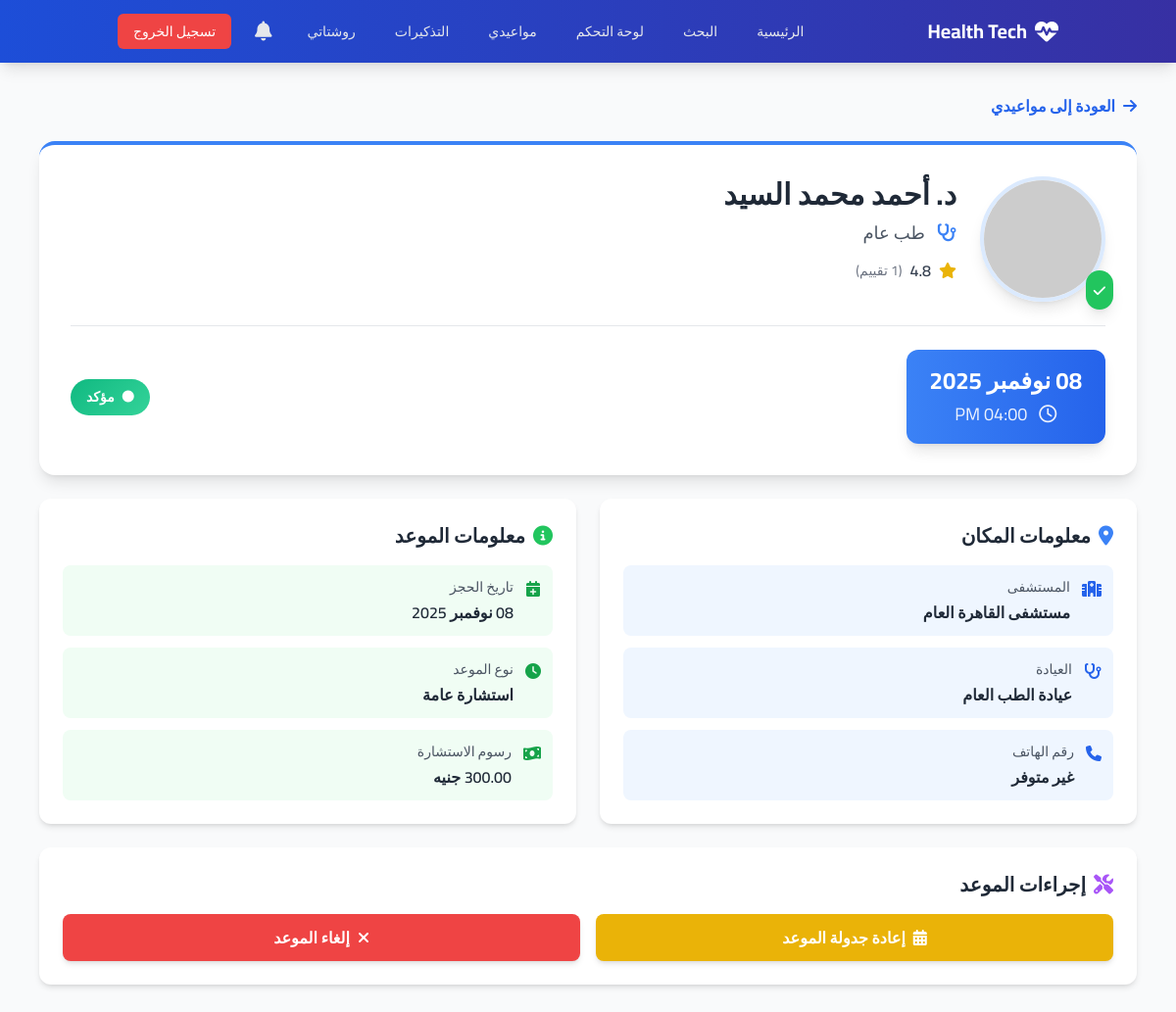
The app's page /appointment-details.php?id=77 (signed in) with its own data.
### tables this page shows
CREATE TABLE `appointments` (
  `id` int(11) NOT NULL,
  `user_id` int(11) NOT NULL,
  `patient_id` int(11) DEFAULT NULL,
  `doctor_id` int(11) NOT NULL,
  `clinic_id` int(11) NOT NULL,
  `appointment_date` date NOT NULL,
  `appointment_time` time NOT NULL,
  `appointment_type` varchar(50) DEFAULT 'استشارة عامة',
  `appointment_datetime` datetime DEFAULT NULL,
  `status` enum('pending','confirmed','completed','cancelled') DEFAULT 'pending',
  `notes` text DEFAULT NULL,
  `created_at` timestamp NOT NULL DEFAULT current_timestamp(),
  `updated_at` timestamp NOT NULL DEFAULT current_timestamp() ON UPDATE current_timestamp()
);

CREATE TABLE `doctors` (
  `id` int(11) NOT NULL,
  `full_name` varchar(100) NOT NULL,
  `specialty_id` int(11) DEFAULT NULL,
  `clinic_id` int(11) DEFAULT NULL,
  `hospital_id` int(11) DEFAULT NULL,
  `department_id` int(11) DEFAULT NULL,
  `phone` varchar(20) DEFAULT NULL,
  `email` varchar(100) DEFAULT NULL,
  `experience_years` int(11) DEFAULT NULL,
  `education` text DEFAULT NULL,
  `image` varchar(200) DEFAULT NULL,
  `rating` decimal(3,2) DEFAULT 0.00,
  `is_active` tinyint(1) DEFAULT 1,
  `consultation_fee` decimal(10,2) DEFAULT 0.00,
  `bio` text DEFAULT NULL,
  `created_at` timestamp NOT NULL DEFAULT current_timestamp(),
  `user_id` int(11) NOT NULL,
  `calculated_rating` decimal(3,2) DEFAULT 0.00 COMMENT 'Calculated average rating',
  `total_ratings` int(11) DEFAULT 0 COMMENT 'Total number of ratings'
);

CREATE TABLE `specialties` (
  `id` int(11) NOT NULL,
  `name` varchar(100) NOT NULL,
  `description` text DEFAULT NULL,
  `icon` varchar(100) DEFAULT NULL
);

CREATE TABLE `hospitals` (
  `id` int(11) NOT NULL,
  `name` varchar(200) NOT NULL,
  `address` text NOT NULL,
  `phone` varchar(20) DEFAULT NULL,
  `email` varchar(100) DEFAULT NULL,
  `website` varchar(200) DEFAULT NULL,
  `description` text DEFAULT NULL,
  `image` varchar(200) DEFAULT NULL,
  `type` enum('حكومي','خاص') DEFAULT 'حكومي',
  `rating` decimal(3,2) DEFAULT 0.00,
  `is_24h` tinyint(1) DEFAULT 0,
  `has_emergency` tinyint(1) DEFAULT 0,
  `has_insurance` tinyint(1) DEFAULT 0,
  `city_id` int(11) DEFAULT NULL,
  `created_at` timestamp NOT NULL DEFAULT current_timestamp()
);

CREATE TABLE `clinics` (
  `id` int(11) NOT NULL,
  `hospital_id` int(11) DEFAULT NULL,
  `name` varchar(200) NOT NULL,
  `specialty_id` int(11) DEFAULT NULL,
  `address` text DEFAULT NULL,
  `phone` varchar(20) DEFAULT NULL,
  `email` varchar(100) DEFAULT NULL,
  `description` text DEFAULT NULL,
  `image` varchar(200) DEFAULT NULL,
  `consultation_fee` decimal(10,2) DEFAULT 0.00,
  `rating` decimal(3,2) DEFAULT 0.00,
  `created_at` timestamp NOT NULL DEFAULT current_timestamp()
);

### includes/functions.php (called while the page is built, shortened)
<?php
function get_logged_in_user()
{
    try {
        $db = new Database();
        $conn = $db->getConnection();
        $stmt = $conn->prepare("SELECT * FROM users WHERE id = ?");
        $stmt->execute([$_SESSION['user_id']]);
        $user = $stmt->fetch(PDO::FETCH_ASSOC);
        if ($user) {
            $profile_image_path = __DIR__ . '/../' . $user['profile_image'];
            if (empty($user['profile_image']) || !file_exists($profile_image_path)) {
                $user['profile_image'] = 'assets/images/default-avatar.png';
            }
        }
        return $user ? $user : null;
    } catch (Exception $e) {
        error_log("Get user error: " . $e->getMessage());
        return false;
    }
}
function can_cancel_appointment($appointment_id, $user_id)
{
    try {
        $db = new Database();
        $conn = $db->getConnection();
        $stmt = $conn->prepare("
            SELECT appointment_date, status FROM appointments
            WHERE id = ? AND user_id = ?
        ");
        $stmt->execute([$appointment_id, $user_id]);
        $appointment = $stmt->fetch(PDO::FETCH_ASSOC);
        $appointment_datetime = new DateTime($appointment['appointment_date']);
        $now = new DateTime();
        $interval = $now->diff($appointment_datetime);
        return $interval->days > 0 || ($interval->days == 0 && $interval->h > 24);
    } catch (PDOException $e) {
        return false;
    }
}
function format_date_arabic($date_string)
{
    $timestamp = strtotime($date_string);
    $months = [
        "يناير",
        "فبراير",
        "مارس",
        "أبريل",
        "مايو",
        "يونيو",
        "يوليو",
        "أغسطس",
        "سبتمبر",
        "أكتوبر",
        "نوفمبر",
        "ديسمبر"
    ];
    $day = date('d', $timestamp);
    $month = $months[date('n', $timestamp) - 1];
    $year = date('Y', $timestamp);
    return "$day $month $year";
}
function format_time_arabic($time_string)
{
    $timestamp = strtotime($time_string);
    return date('h:i A', $timestamp);
}
function get_appointment_details($pdo, $appointment_id)
{
    try {
        $stmt = $pdo->prepare("
            SELECT a.*,
                   d.full_name as doctor_name,
                   d.specialty_id,
                   d.rating,
                   d.total_ratings,
                   c.name as clinic_name,
                   c.phone as clinic_phone,
                   c.consultation_fee,
                   h.name as hospital_name,
                   s.name as specialty_name
            FROM appointments a
            LEFT JOIN doctors d ON a.doctor_id = d.id
            LEFT JOIN clinics c ON a.clinic_id = c.id
            LEFT JOIN hospitals h ON c.hospital_id = h.id
            LEFT JOIN specialties s ON d.specialty_id = s.id
            WHERE a.id = ?
        ");
        $stmt->execute([$appointment_id]);
        return $stmt->fetch(PDO::FETCH_ASSOC);
    } catch (PDOException $e) {
        error_log("Get appointment details error: " . $e->getMessage());
        return null;
    }
}
function get_status_arabic($status)
{
    $status_map = [
        'confirmed' => 'مؤكد',
        'pending' => 'في الانتظار',
        'cancelled' => 'ملغي',
        'completed' => 'مكتمل',
        'rescheduled' => 'تمت إعادة الجدولة'
    ];
    return $status_map[$status] ?? $status;
}

### appointment-details.php (the view, shortened to what this page needs)
<?php
require_once 'includes/functions.php';
$db = new Database();
$conn = $db->getConnection();
$appointment_id = isset($_GET['id']) ? (int)$_GET['id'] : 0;
$appointment = get_appointment_details($conn, $appointment_id);
$user = get_logged_in_user();
$doctor_avatar = 'https://ui-avatars.com/api/?name=' . urlencode($appointment['doctor_name']) . '&size=200&background=0EA5E9&color=fff&bold=true';
?>
<!DOCTYPE html>
<html lang="ar" dir="rtl">
<head>
    <script src="https://cdn.tailwindcss.com"></script>
    <link rel="stylesheet" href="https://cdnjs.cloudflare.com/ajax/libs/font-awesome/6.4.0/css/all.min.css">
</head>
<body class="bg-gray-50 min-h-screen">
    <?php include 'includes/header.php'; ?>
    <main class="container mx-auto px-4 py-8 max-w-6xl">
        <a href="patient/appointments.php" class="inline-flex items-center gap-2 text-blue-600 hover:text-blue-700 mb-6 transition-colors">
            <i class="fas fa-arrow-right"></i>
            <span class="font-semibold">العودة إلى مواعيدي</span>
        </a>
        <div class="bg-white rounded-2xl shadow-lg overflow-hidden mb-6 border-t-4 border-blue-500">
            <div class="p-6 md:p-8">
                <div class="flex flex-col md:flex-row items-center md:items-start gap-6 mb-6">
                    <div class="relative">
                        <img src="<?php echo htmlspecialchars($doctor_avatar); ?>"
                             alt="<?php echo htmlspecialchars($appointment['doctor_name']); ?>"
                             class="w-32 h-32 rounded-full object-cover border-4 border-blue-100 shadow-lg">
                        <div class="absolute -bottom-2 -right-2 bg-green-500 text-white rounded-full p-2 shadow-lg">
                            <i class="fas fa-check text-sm"></i>
                        </div>
                    </div>
                    <div class="flex-1 text-center md:text-right">
                        <h1 class="text-3xl font-bold text-gray-800 mb-2">
                            <?php echo htmlspecialchars($appointment['doctor_name']); ?>
                        </h1>
                        <p class="text-lg text-gray-600 mb-3">
                            <i class="fas fa-stethoscope text-blue-500 ml-2"></i>
                            <?php echo htmlspecialchars($appointment['specialty_name'] ?: 'طبيب عام'); ?>
                        </p>
                        <div class="flex items-center justify-center md:justify-start gap-2 text-yellow-500">
                            <i class="fas fa-star"></i>
                            <span class="font-semibold text-gray-700">
                                <?php echo number_format($appointment['rating'] ?: 0, 1); ?>
                            </span>
                            <span class="text-gray-500 text-sm">
                                (<?php echo $appointment['total_ratings'] ?: '0'; ?> تقييم)
                            </span>
                        </div>
                    </div>
                </div>
                <div class="flex flex-col md:flex-row items-center justify-between gap-4 pt-6 border-t border-gray-200">
                    <div class="bg-gradient-to-r from-blue-500 to-blue-600 text-white px-6 py-4 rounded-xl text-center shadow-lg">
                        <div class="text-2xl font-bold mb-1">
                            <?php echo format_date_arabic($appointment['appointment_date']); ?>
                        </div>
                        <div class="text-lg opacity-90">
                            <i class="far fa-clock ml-2"></i>
                            <?php echo format_time_arabic($appointment['appointment_time']); ?>
                        </div>
                    </div>
                    <div class="status-badge status-<?php echo $appointment['status']; ?>">
                        <i class="fas fa-circle text-xs"></i>
                        <?php echo get_status_arabic($appointment['status']); ?>
                    </div>
                </div>
            </div>
        </div>
        <div class="grid grid-cols-1 md:grid-cols-2 gap-6 mb-6">
            <div class="bg-white rounded-xl shadow-md p-6 hover:shadow-lg transition-shadow">
                <h2 class="text-xl font-bold text-gray-800 mb-4 flex items-center gap-2">
                    <i class="fas fa-map-marker-alt text-blue-500"></i>
                    معلومات المكان
                </h2>
                <div class="space-y-3">
                    <div class="flex items-start gap-3 p-3 bg-blue-50 rounded-lg hover:bg-blue-100 transition-colors">
                        <i class="fas fa-hospital text-blue-600 mt-1"></i>
                        <div>
                            <div class="text-sm text-gray-600 mb-1">المستشفى</div>
                            <div class="font-semibold text-gray-800">
                                <?php echo htmlspecialchars($appointment['hospital_name'] ?: 'غير محدد'); ?>
                            </div>
                        </div>
                    </div>
                    <div class="flex items-start gap-3 p-3 bg-blue-50 rounded-lg hover:bg-blue-100 transition-colors">
                        <i class="fas fa-stethoscope text-blue-600 mt-1"></i>
                        <div>
                            <div class="text-sm text-gray-600 mb-1">العيادة</div>
                            <div class="font-semibold text-gray-800">
                                <?php echo htmlspecialchars($appointment['clinic_name'] ?: 'غير محدد'); ?>
                            </div>
                        </div>
                    </div>
                    <div class="flex items-start gap-3 p-3 bg-blue-50 rounded-lg hover:bg-blue-100 transition-colors">
                        <i class="fas fa-phone text-blue-600 mt-1"></i>
                        <div>
                            <div class="text-sm text-gray-600 mb-1">رقم الهاتف</div>
                            <div class="font-semibold text-gray-800">
                                <?php echo htmlspecialchars($appointment['clinic_phone'] ?: 'غير متوفر'); ?>
                            </div>
                        </div>
                    </div>
                </div>
            </div>
            <div class="bg-white rounded-xl shadow-md p-6 hover:shadow-lg transition-shadow">
                <h2 class="text-xl font-bold text-gray-800 mb-4 flex items-center gap-2">
                    <i class="fas fa-info-circle text-green-500"></i>
                    معلومات الموعد
                </h2>
                <div class="space-y-3">
                    <div class="flex items-start gap-3 p-3 bg-green-50 rounded-lg hover:bg-green-100 transition-colors">
                        <i class="fas fa-calendar-plus text-green-600 mt-1"></i>
                        <div>
                            <div class="text-sm text-gray-600 mb-1">تاريخ الحجز</div>
                            <div class="font-semibold text-gray-800">
                                <?php echo format_date_arabic($appointment['created_at']); ?>
                            </div>
                        </div>
                    </div>
                    <div class="flex items-start gap-3 p-3 bg-green-50 rounded-lg hover:bg-green-100 transition-colors">
                        <i class="fas fa-clock text-green-600 mt-1"></i>
                        <div>
                            <div class="text-sm text-gray-600 mb-1">نوع الموعد</div>
                            <div class="font-semibold text-gray-800">
                                <?php echo htmlspecialchars($appointment['appointment_type'] ?: 'استشارة عامة'); ?>
                            </div>
                        </div>
                    </div>
                    <div class="flex items-start gap-3 p-3 bg-green-50 rounded-lg hover:bg-green-100 transition-colors">
                        <i class="fas fa-money-bill-wave text-green-600 mt-1"></i>
                        <div>
                            <div class="text-sm text-gray-600 mb-1">رسوم الاستشارة</div>
                            <div class="font-semibold text-gray-800">
                                <?php echo number_format($appointment['consultation_fee'] ?: 0, 2); ?> جنيه
                            </div>
                        </div>
                    </div>
                </div>
            </div>
        </div>
        <?php if (can_cancel_appointment($appointment['id'], $user['id'])): ?>
            <div class="bg-white rounded-xl shadow-md p-6 mb-6">
                <h2 class="text-xl font-bold text-gray-800 mb-4 flex items-center gap-2">
                    <i class="fas fa-tools text-purple-500"></i>
                    إجراءات الموعد
                </h2>
                <form method="POST" class="flex flex-col sm:flex-row gap-4">
                    <button type="submit" name="reschedule_appointment"
                            class="flex-1 bg-yellow-500 hover:bg-yellow-600 text-white font-semibold py-3 px-6 rounded-lg transition-all duration-300 shadow-md hover:shadow-lg flex items-center justify-center gap-2">
                        <i class="fas fa-calendar-alt"></i>
                        إعادة جدولة الموعد
                    </button>
                    <button type="submit" name="cancel_appointment"
                            onclick="return confirm('هل أنت متأكد من إلغاء هذا الموعد؟')"
                            class="flex-1 bg-red-500 hover:bg-red-600 text-white font-semibold py-3 px-6 rounded-lg transition-all duration-300 shadow-md hover:shadow-lg flex items-center justify-center gap-2">
                        <i class="fas fa-times"></i>
                        إلغاء الموعد
                    </button>
                </form>
            </div>
        <?php endif; ?>
    </main>
</body>
</html>

### records on screen
appointments: doctor.full_name "د. أحمد محمد السيد", specialties.name "طب عام", doctor.rating "4.8", doctor.total_ratings "1", appointment_date "08 نوفمبر 2025", appointment_time "04:00 PM", status "مؤكد", hospitals.name "مستشفى القاهرة العام", clinic.name "عيادة الطب العام", clinic.phone "غير متوفر", created_at "08 نوفمبر 2025", appointment_type "استشارة عامة"
